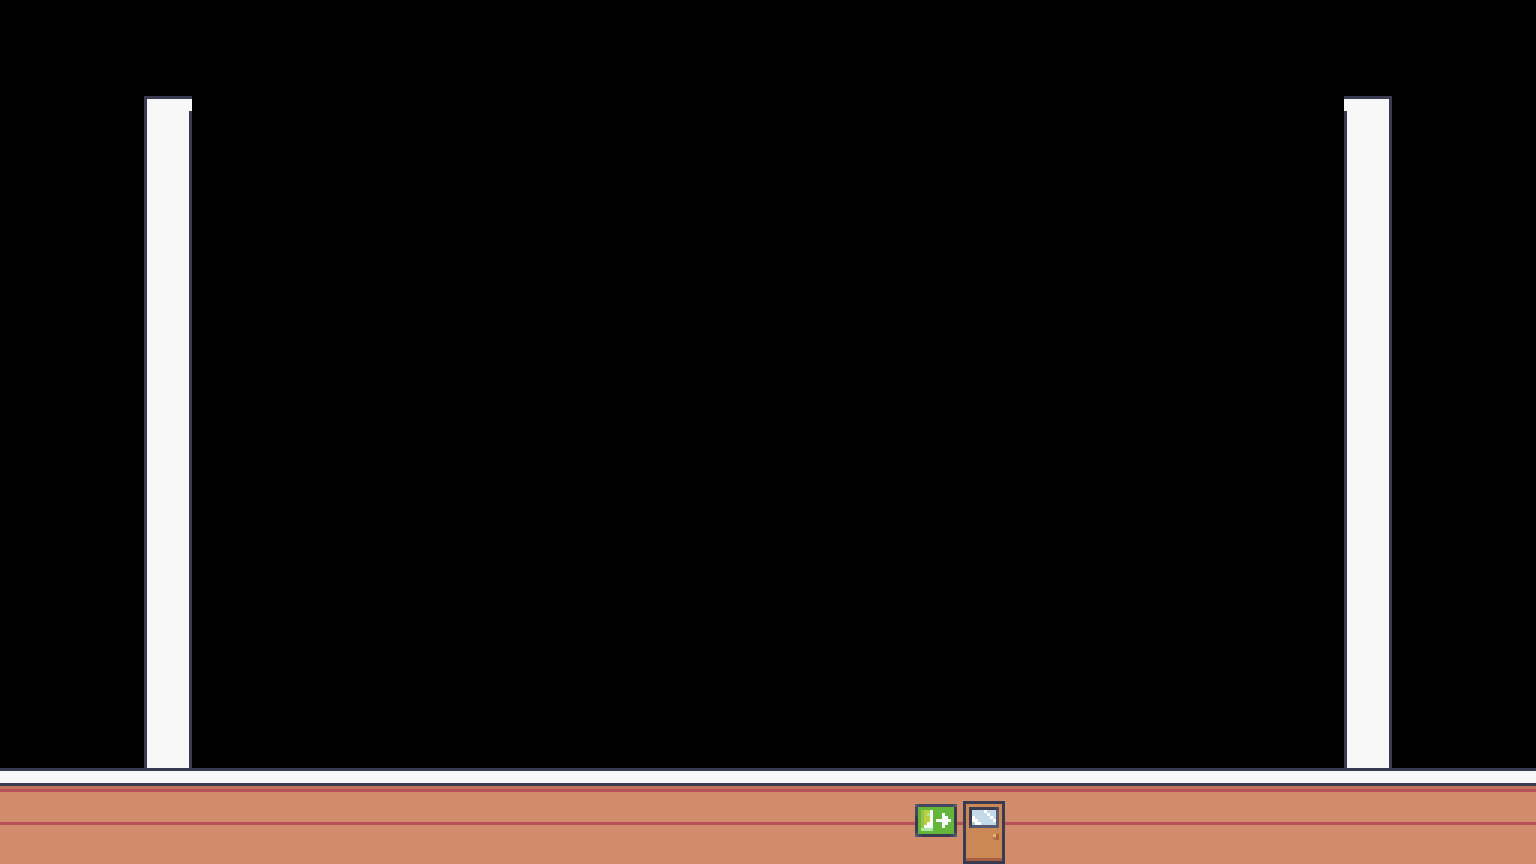

Rendered tile map (Tiled .tmx) drawn with the repository's tilesets; below, a short description and the full map source, tile grids included:
An orthogonal 32x18 tile map with 48x48 px tiles, 2 tile layers (walls, windows), 3 tilesets.

<map version="1.9" tiledversion="1.9.2" orientation="orthogonal" renderorder="right-down" width="32" height="18" tilewidth="48" tileheight="48" infinite="0" nextlayerid="14" nextobjectid="31">
 <tileset firstgid="1" source="Room_Builder_48x48.tsx" />
 <tileset firstgid="8285" source="1_Generic_48x48.tsx" />
 <tileset firstgid="9533" source="22_Museum_48x48.tsx" />
 <layer id="4" name="walls" width="32" height="18">
  <data encoding="csv">
0,0,0,0,0,0,0,0,0,0,0,0,0,0,0,0,0,0,0,0,0,0,0,0,0,0,0,0,0,0,0,0,
0,0,0,0,0,0,0,0,0,0,0,0,0,0,0,0,0,0,0,0,0,0,0,0,0,0,0,0,0,0,0,0,
0,0,0,397,0,0,0,0,0,0,0,0,0,0,0,0,0,0,0,0,0,0,0,0,0,0,0,0,395,0,0,0,
0,0,0,472,0,0,0,0,0,0,0,0,0,0,0,0,0,0,0,0,0,0,0,0,0,0,0,0,472,0,0,0,
0,0,0,472,0,0,0,0,0,0,0,0,0,0,0,0,0,0,0,0,0,0,0,0,0,0,0,0,472,0,0,0,
0,0,0,472,0,0,0,0,0,0,0,0,0,0,0,0,0,0,0,0,0,0,0,0,0,0,0,0,472,0,0,0,
0,0,0,472,0,0,0,0,0,0,0,0,0,0,0,0,0,0,0,0,0,0,0,0,0,0,0,0,472,0,0,0,
0,0,0,472,0,0,0,0,0,0,0,0,0,0,0,0,0,0,0,0,0,0,0,0,0,0,0,0,472,0,0,0,
0,0,0,472,0,0,0,0,0,0,0,0,0,0,0,0,0,0,0,0,0,0,0,0,0,0,0,0,472,0,0,0,
0,0,0,472,0,0,0,0,0,0,0,0,0,0,0,0,0,0,0,0,0,0,0,0,0,0,0,0,472,0,0,0,
0,0,0,472,0,0,0,0,0,0,0,0,0,0,0,0,0,0,0,0,0,0,0,0,0,0,0,0,472,0,0,0,
0,0,0,472,0,0,0,0,0,0,0,0,0,0,0,0,0,0,0,0,0,0,0,0,0,0,0,0,472,0,0,0,
0,0,0,472,0,0,0,0,0,0,0,0,0,0,0,0,0,0,0,0,0,0,0,0,0,0,0,0,472,0,0,0,
0,0,0,472,0,0,0,0,0,0,0,0,0,0,0,0,0,0,0,0,0,0,0,0,0,0,0,0,472,0,0,0,
0,0,0,472,0,0,0,0,0,0,0,0,0,0,0,0,0,0,0,0,0,0,0,0,0,0,0,0,472,0,0,0,
0,0,0,472,0,0,0,0,0,0,0,0,0,0,0,0,0,0,0,0,0,0,0,0,0,0,0,0,472,0,0,0,
2977,2977,2977,2977,2977,2977,2977,2977,2977,2977,2977,2977,2977,2977,2977,2977,2977,2977,2977,2977,2977,2977,2977,2977,2977,2977,2977,2977,2977,2977,2977,2977,
2981,2981,2981,2981,2981,2981,2981,2981,2981,2981,2981,2981,2981,2981,2981,2981,2981,2981,2981,2981,2981,2981,2981,2981,2981,2981,2981,2981,2981,2981,2981,2981
</data>
 </layer>
 <layer id="6" name="windows" width="32" height="18">
  <data encoding="csv">
8521,0,0,0,0,0,0,0,0,0,0,0,0,0,0,0,0,0,0,0,0,0,0,0,0,0,0,0,0,0,0,0,
0,0,0,0,0,0,0,0,0,0,0,0,0,0,0,0,0,0,0,0,0,0,0,0,0,0,0,0,0,0,0,0,
0,0,0,0,0,0,0,0,0,0,0,0,0,0,0,0,0,0,0,0,0,0,0,0,0,0,0,0,0,0,0,0,
0,0,0,0,0,0,0,0,0,0,0,0,0,0,0,0,0,0,0,0,0,0,0,0,0,0,0,0,0,0,0,0,
0,0,0,0,0,0,0,0,0,0,0,0,0,0,0,0,0,0,0,0,0,0,0,0,0,0,0,0,0,0,0,0,
0,0,0,0,0,0,0,0,0,0,0,0,0,0,0,0,0,0,0,0,0,0,0,0,0,0,0,0,0,0,0,0,
0,0,0,0,0,0,0,0,0,0,0,0,0,0,0,0,0,0,0,0,0,0,0,0,0,0,0,0,0,0,0,0,
0,0,0,0,0,0,0,0,0,0,0,0,0,0,0,0,0,0,0,0,0,0,0,0,0,0,0,0,0,0,0,0,
0,0,0,0,0,0,0,0,0,0,0,0,0,0,0,0,0,0,0,0,0,0,0,0,0,0,0,0,0,0,0,0,
0,0,0,0,0,0,0,0,0,0,0,0,0,0,0,0,0,0,0,0,0,0,0,0,0,0,0,0,0,0,0,0,
0,0,0,0,0,0,0,0,0,0,0,0,0,0,0,0,0,0,0,0,0,0,0,0,0,0,0,0,0,0,0,0,
0,0,0,0,0,0,0,0,0,0,0,0,0,0,0,0,0,0,0,0,0,0,0,0,0,0,0,0,0,0,0,0,
0,0,0,0,0,0,0,0,0,0,0,0,0,0,0,0,0,0,0,0,0,0,0,0,0,0,0,0,0,0,0,0,
0,0,0,0,0,0,0,0,0,0,0,0,0,0,0,0,0,0,0,0,0,0,0,0,0,0,0,0,0,0,0,0,
0,0,0,0,0,0,0,0,0,0,0,0,0,0,0,0,0,0,0,0,0,0,0,0,0,0,0,0,0,0,0,0,
0,0,0,0,0,0,0,0,0,0,0,0,0,0,0,0,0,0,0,0,0,0,0,0,0,0,0,0,0,0,0,0,
0,0,0,0,0,0,0,0,0,0,0,0,0,0,0,0,0,0,0,11307,8958,0,0,0,0,0,0,0,0,0,0,0,
0,0,0,0,0,0,0,0,0,0,0,0,0,0,0,0,0,0,0,11323,8974,0,0,0,0,0,0,0,0,0,0,0
</data>
 </layer>
</map>
